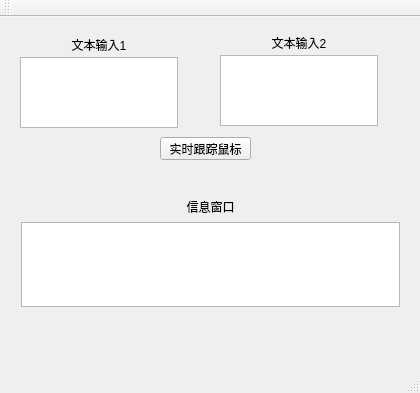
<?xml version="1.0" encoding="UTF-8"?>
<ui version="4.0">
 <class>MainWindow</class>
 <widget class="QMainWindow" name="MainWindow">
  <property name="geometry">
   <rect>
    <x>0</x>
    <y>0</y>
    <width>420</width>
    <height>393</height>
   </rect>
  </property>
  <property name="mouseTracking">
   <bool>true</bool>
  </property>
  <property name="windowTitle">
   <string>MainWindow</string>
  </property>
  <widget class="QWidget" name="centralWidget">
   <property name="mouseTracking">
    <bool>false</bool>
   </property>
   <widget class="QLabel" name="label">
    <property name="geometry">
     <rect>
      <x>20</x>
      <y>22</y>
      <width>158</width>
      <height>12</height>
     </rect>
    </property>
    <property name="text">
     <string>文本输入1</string>
    </property>
    <property name="alignment">
     <set>Qt::AlignCenter</set>
    </property>
   </widget>
   <widget class="QTextEdit" name="textEdit">
    <property name="geometry">
     <rect>
      <x>20</x>
      <y>40</y>
      <width>158</width>
      <height>71</height>
     </rect>
    </property>
   </widget>
   <widget class="QTextEdit" name="textEdit_2">
    <property name="geometry">
     <rect>
      <x>220</x>
      <y>38</y>
      <width>158</width>
      <height>71</height>
     </rect>
    </property>
   </widget>
   <widget class="QLabel" name="label_2">
    <property name="geometry">
     <rect>
      <x>220</x>
      <y>20</y>
      <width>158</width>
      <height>12</height>
     </rect>
    </property>
    <property name="text">
     <string>文本输入2</string>
    </property>
    <property name="alignment">
     <set>Qt::AlignCenter</set>
    </property>
   </widget>
   <widget class="QWidget" name="layoutWidget">
    <property name="geometry">
     <rect>
      <x>10</x>
      <y>170</y>
      <width>401</width>
      <height>131</height>
     </rect>
    </property>
    <layout class="QVBoxLayout" name="verticalLayout_3">
     <item>
      <widget class="QLabel" name="label_3">
       <property name="text">
        <string>信息窗口</string>
       </property>
       <property name="alignment">
        <set>Qt::AlignCenter</set>
       </property>
      </widget>
     </item>
     <item>
      <widget class="QTextEdit" name="textEdit_3">
       <property name="readOnly">
        <bool>true</bool>
       </property>
      </widget>
     </item>
    </layout>
   </widget>
   <widget class="QPushButton" name="pushButton">
    <property name="geometry">
     <rect>
      <x>160</x>
      <y>120</y>
      <width>91</width>
      <height>23</height>
     </rect>
    </property>
    <property name="text">
     <string>实时跟踪鼠标</string>
    </property>
    <property name="checkable">
     <bool>true</bool>
    </property>
   </widget>
  </widget>
  <widget class="QMenuBar" name="menuBar">
   <property name="geometry">
    <rect>
     <x>0</x>
     <y>0</y>
     <width>420</width>
     <height>23</height>
    </rect>
   </property>
  </widget>
  <widget class="QToolBar" name="mainToolBar">
   <attribute name="toolBarArea">
    <enum>TopToolBarArea</enum>
   </attribute>
   <attribute name="toolBarBreak">
    <bool>false</bool>
   </attribute>
  </widget>
  <widget class="QStatusBar" name="statusBar"/>
 </widget>
 <layoutdefault spacing="6" margin="11"/>
 <resources/>
 <connections/>
</ui>
